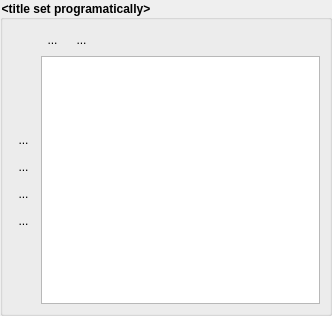
<?xml version="1.0" encoding="UTF-8"?>
<ui version="4.0">
 <class>Form</class>
 <widget class="QWidget" name="Form">
  <property name="geometry">
   <rect>
    <x>0</x>
    <y>0</y>
    <width>332</width>
    <height>316</height>
   </rect>
  </property>
  <property name="windowTitle">
   <string>Form</string>
  </property>
  <property name="styleSheet">
   <string notr="true">QPushButton {
     border: none;
     padding: 4px;
 }

QPushButton:hover {
     background-color: qlineargradient(x1: 0, y1: 0, x2: 0, y2: 1,
                                       stop: 0 #f6f7fa, stop: 1 #dadbde);
     border: 1px solid #8f8f91;
     border-radius: 3px;
 }

 QPushButton:pressed {
     background-color: qlineargradient(x1: 0, y1: 0, x2: 0, y2: 1,
                                       stop: 0 #dadbde, stop: 1 #f6f7fa);
     border: 1px solid #8f8f91;
     border-radius: 3px;
 }

QPushButton:checked {
     background-color: #dadbde;
     border: 1px solid #8f8f91;
     border-radius: 3px;
 }

QPushButton:hover:checked {
     background-color: qlineargradient(x1: 0, y1: 0, x2: 0, y2: 1,
                                       stop: 0 #dadbde, stop: 1 #f6f7fa);
     border: 1px solid #8f8f91;
     border-radius: 3px;
 }

QToolButton {
     border: none;
     padding: 2px;
 }

QToolButton:hover {
     background-color: qlineargradient(x1: 0, y1: 0, x2: 0, y2: 1,
                                       stop: 0 #f6f7fa, stop: 1 #dadbde);
     border: 1px solid #8f8f91;
     border-radius: 3px;
 }

 QToolButton:pressed {
     background-color: qlineargradient(x1: 0, y1: 0, x2: 0, y2: 1,
                                       stop: 0 #dadbde, stop: 1 #f6f7fa);
     border: 1px solid #8f8f91;
     border-radius: 3px;
 }

QToolButton:checked {
     background-color: #dadbde;
     border: 1px solid #8f8f91;
     border-radius: 3px;
 }

QToolButton:hover:checked {
     background-color: qlineargradient(x1: 0, y1: 0, x2: 0, y2: 1,
                                       stop: 0 #dadbde, stop: 1 #f6f7fa);
     border: 1px solid #8f8f91;
     border-radius: 3px;
 }

QGroupBox
{
    font-weight: bold;
}</string>
  </property>
  <layout class="QVBoxLayout" name="verticalLayout_4">
   <property name="spacing">
    <number>0</number>
   </property>
   <property name="margin">
    <number>0</number>
   </property>
   <item>
    <widget class="QGroupBox" name="groupBox">
     <property name="title">
      <string>&lt;title set programatically&gt;</string>
     </property>
     <property name="flat">
      <bool>false</bool>
     </property>
     <property name="checkable">
      <bool>false</bool>
     </property>
     <layout class="QGridLayout" name="gridLayout">
      <item row="0" column="1">
       <layout class="QHBoxLayout" name="horizontalLayout_2">
        <item>
         <widget class="QToolButton" name="toolButton_add_routines">
          <property name="toolTip">
           <string>Add analysis routine(s)</string>
          </property>
          <property name="text">
           <string>...</string>
          </property>
          <property name="icon">
           <iconset resource="../../Anaconda/Lib/site-packages/qtutils/icons/icons.qrc">
            <normaloff>:/qtutils/fugue/plus.png</normaloff>:/qtutils/fugue/plus.png</iconset>
          </property>
         </widget>
        </item>
        <item>
         <widget class="QToolButton" name="toolButton_remove_routines">
          <property name="toolTip">
           <string>Remove selected analysis routine(s)</string>
          </property>
          <property name="text">
           <string>...</string>
          </property>
          <property name="icon">
           <iconset resource="../../Anaconda/Lib/site-packages/qtutils/icons/icons.qrc">
            <normaloff>:/qtutils/fugue/minus.png</normaloff>:/qtutils/fugue/minus.png</iconset>
          </property>
         </widget>
        </item>
        <item>
         <spacer name="horizontalSpacer_2">
          <property name="orientation">
           <enum>Qt::Horizontal</enum>
          </property>
          <property name="sizeHint" stdset="0">
           <size>
            <width>40</width>
            <height>20</height>
           </size>
          </property>
         </spacer>
        </item>
       </layout>
      </item>
      <item row="1" column="0">
       <layout class="QVBoxLayout" name="verticalLayout">
        <item>
         <spacer name="verticalSpacer">
          <property name="orientation">
           <enum>Qt::Vertical</enum>
          </property>
          <property name="sizeHint" stdset="0">
           <size>
            <width>20</width>
            <height>40</height>
           </size>
          </property>
         </spacer>
        </item>
        <item>
         <widget class="QToolButton" name="toolButton_move_to_top">
          <property name="text">
           <string>...</string>
          </property>
          <property name="icon">
           <iconset resource="../../Anaconda/Lib/site-packages/qtutils/icons/icons.qrc">
            <normaloff>:/qtutils/fugue/arrow-stop-090.png</normaloff>:/qtutils/fugue/arrow-stop-090.png</iconset>
          </property>
         </widget>
        </item>
        <item>
         <widget class="QToolButton" name="toolButton_move_up">
          <property name="text">
           <string>...</string>
          </property>
          <property name="icon">
           <iconset resource="../../Anaconda/Lib/site-packages/qtutils/icons/icons.qrc">
            <normaloff>:/qtutils/fugue/arrow-090.png</normaloff>:/qtutils/fugue/arrow-090.png</iconset>
          </property>
         </widget>
        </item>
        <item>
         <widget class="QToolButton" name="toolButton_move_down">
          <property name="text">
           <string>...</string>
          </property>
          <property name="icon">
           <iconset resource="../../Anaconda/Lib/site-packages/qtutils/icons/icons.qrc">
            <normaloff>:/qtutils/fugue/arrow-270.png</normaloff>:/qtutils/fugue/arrow-270.png</iconset>
          </property>
         </widget>
        </item>
        <item>
         <widget class="QToolButton" name="toolButton_move_to_bottom">
          <property name="text">
           <string>...</string>
          </property>
          <property name="icon">
           <iconset resource="../../Anaconda/Lib/site-packages/qtutils/icons/icons.qrc">
            <normaloff>:/qtutils/fugue/arrow-stop-270.png</normaloff>:/qtutils/fugue/arrow-stop-270.png</iconset>
          </property>
         </widget>
        </item>
        <item>
         <spacer name="verticalSpacer_2">
          <property name="orientation">
           <enum>Qt::Vertical</enum>
          </property>
          <property name="sizeHint" stdset="0">
           <size>
            <width>20</width>
            <height>40</height>
           </size>
          </property>
         </spacer>
        </item>
       </layout>
      </item>
      <item row="1" column="1">
       <widget class="QTreeView" name="treeView">
        <property name="autoScroll">
         <bool>false</bool>
        </property>
        <property name="alternatingRowColors">
         <bool>true</bool>
        </property>
        <property name="verticalScrollMode">
         <enum>QAbstractItemView::ScrollPerPixel</enum>
        </property>
        <property name="horizontalScrollMode">
         <enum>QAbstractItemView::ScrollPerPixel</enum>
        </property>
        <property name="indentation">
         <number>0</number>
        </property>
       </widget>
      </item>
     </layout>
    </widget>
   </item>
  </layout>
 </widget>
 <resources>
  <include location="../../Anaconda/Lib/site-packages/qtutils/icons/icons.qrc"/>
 </resources>
 <connections/>
</ui>
